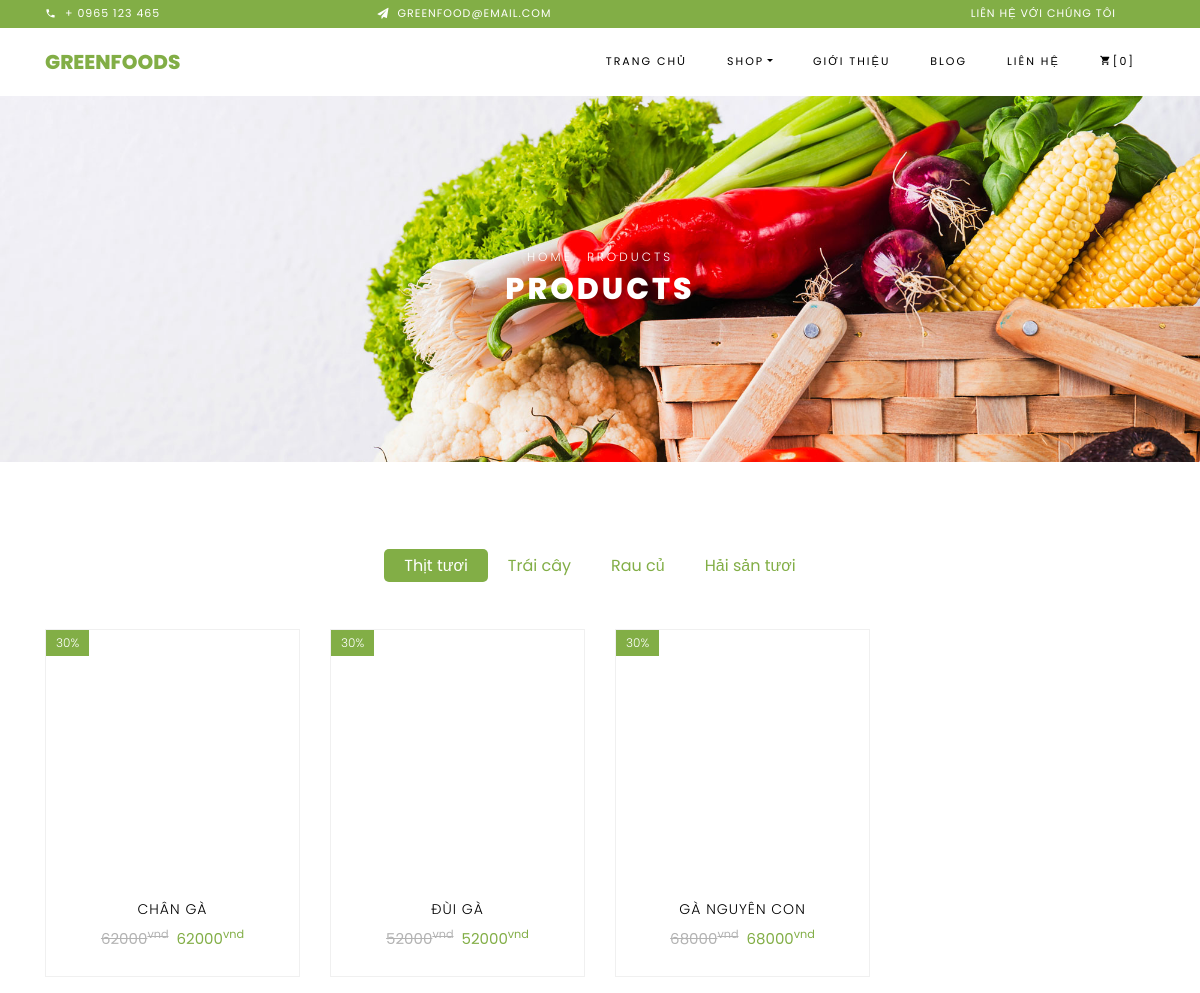
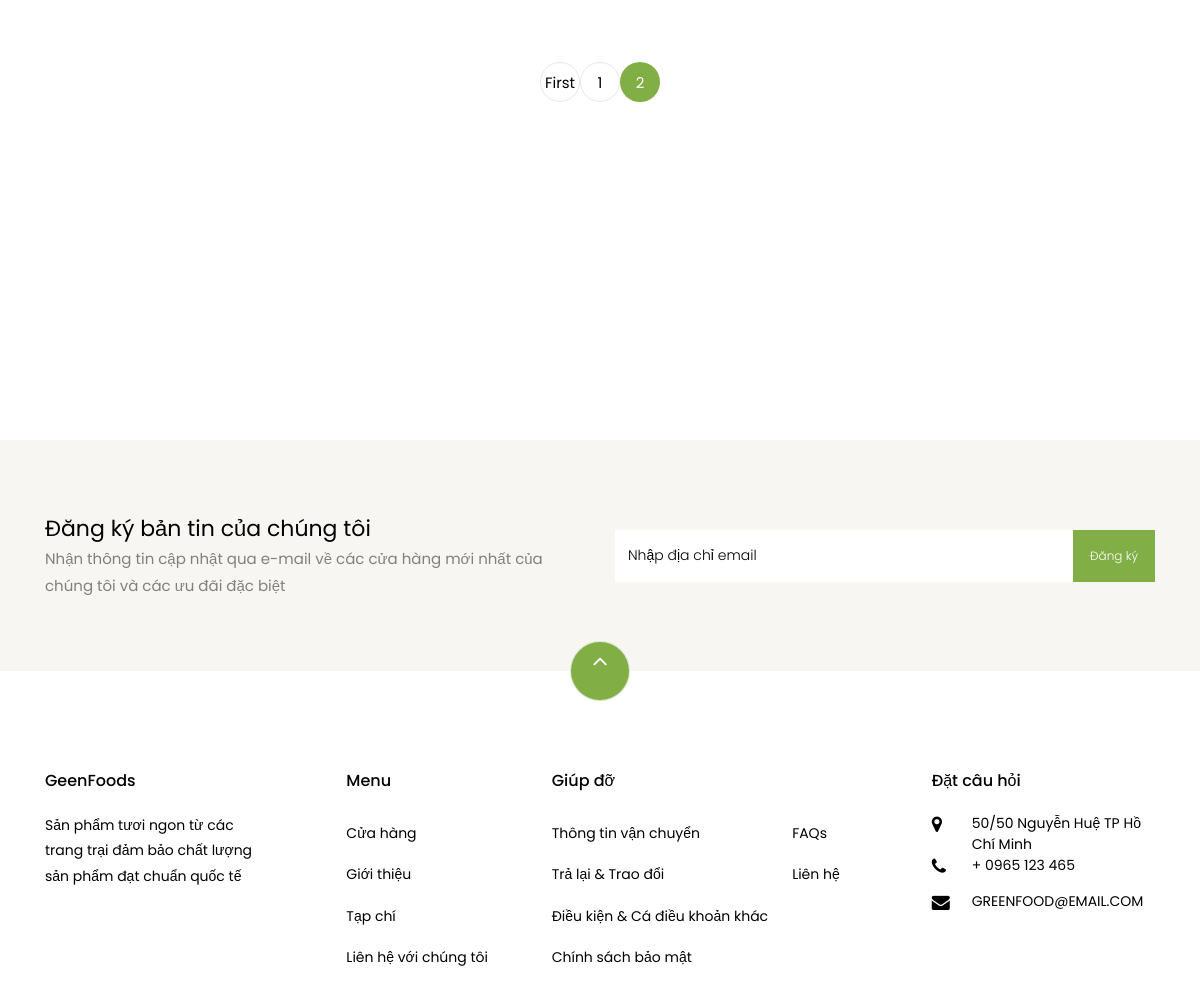
The page /product/shop/t=0/page=2 on the database its author committed (2 pictures, top to bottom).
### tables this page shows
CREATE TABLE `food` (
  `id` int(11) NOT NULL,
  `foodName` text NOT NULL,
  `categoryId` int(11) NOT NULL,
  `price` double NOT NULL,
  `foodDescription` text NOT NULL,
  `foodImage` text NOT NULL,
  `createDate` timestamp NOT NULL DEFAULT current_timestamp(),
  `updateDate` timestamp NOT NULL DEFAULT current_timestamp()
);

### mvc/core/Controller.php (called while the page is built, shortened)
<?php
class Controller
{
    public function view($view, $data = [])
    {
        require_once "./mvc/views/" . $view . ".php";
    }
}

### mvc/controllers/Product.php (called while the page is built, shortened)
<?php
class Product extends Controller
{
    function Shop()
    {
        $db = new Database();
        $food = new Food($db);
        $listFoodsByCategory = $food->getFoodListByCategoryId(-1, true);
        $this->view("layoutRoot", [
            "Page" => "shop",
            "FoodListByCategory" => $listFoodsByCategory
        ]);
    }
}

### mvc/core/App.php (called while the page is built, shortened)
<?php
class App
{
    protected $action = "Index";
    function __construct()
    {
        $arr = $this->UrlProcess();
        if (isset($arr[0]) && $arr[0] != "" && file_exists("./mvc/controllers/" . $arr[0] . ".php")) {
            unset($arr[0]);
        }
        $this->controller = new $this->controller;
        if (isset($arr[1])) {
            if (method_exists($this->controller, $arr[1])) {
                $this->action = $arr[1];
            }
            unset($arr[1]);
        }
        $this->params = $arr ? array_values($arr) : [];
        call_user_func_array([$this->controller, $this->action], $this->params);
    }
    function UrlProcess()
    {
        if (isset($_GET["url"])) {
            return explode("/", filter_var(trim($_GET["url"], "/")));
        }
    }
}

### index.php (called while the page is built, shortened)
<?php
$myApp = new App();

### mvc/config/dbhelper.php (called while the page is built, shortened)
<?php
function executeResult($sql, $isSingleRecord = false)
{
	$conn = mysqli_connect(HOST, USERNAME, PASSWORD, DATABASE);
	mysqli_set_charset($conn, 'utf8');
	$resultset = mysqli_query($conn, $sql);
	if ($isSingleRecord) {
		$data = mysqli_fetch_array($resultset, 1);
	} else {
		$data = [];
		while (($row = mysqli_fetch_array($resultset, 1)) != null) {
			$data[] = $row;
		}
	}
	return $data;
}

### mvc/models/Food.php (called while the page is built, shortened)
<?php
require_once "./mvc/config/dbhelper.php";
class Food
{
    public function getFoodListByCategoryId($categoryId, $isArrayMultiple = false)
    {
        if ($isArrayMultiple) {
            $query_get_all_category = "SELECT * FROM category";
            $array_id_category = executeResult($query_get_all_category);
            $multiCategories = array();
            $multiCategories['categoryName'] = array();
            $multiCategories['foodData'] = array();
            foreach ($array_id_category as $category) {
                array_push($multiCategories['categoryName'], $category['categoryName']);
                $query = "SELECT * FROM food WHERE categoryId = " . $category['id'];
                array_push($multiCategories['foodData'], executeResult($query));
            }
            return $multiCategories;
        }
        $query = "SELECT * FROM food WHERE categoryId = " . $categoryId . " ORDER BY categoryId DESC LIMIT 7";
        return executeResult($query);
    }
}

### mvc/views/components/user/food-item.php (the view, shortened to what this page needs)
<?php
echo "<div class='col-md-6 col-lg-3 ftco-animate'>";
echo "<div class='product'>";
echo "<a href='" . $base_url . "product/detail/" . $item['id'] . "' class='img-prod'><img class='img-fluid' accept='image/*' src='" . $base_url . $assets_url . "images/food/" . $item['foodImage'] . "' alt='Colorlib Template'>";
echo "<span class='status'>30%</span>";
echo "</a>";
echo "<div class='text py-3 pb-4 px-3 text-center'>";
echo "<h3><a href='" . $base_url . "product/detail/" . $item['id'] . "'>" . $item['foodName'] . "</a></h3>";
echo "<div class='d-flex'>";
echo "<div class='pricing'>";
echo "<p class='price'><span class='mr-2 price-dc'>" . $item['price'] . "<sup>vnd</sup></span><span class='price-sale'>" . $item['price'] . "<sup>vnd</sup></span></p>";
echo "</div>";
echo "</div>";
echo "</div>";
echo "</div>";
echo "</div>";

### mvc/views/pages/user/shop.php (shortened to what this page needs)
<?php
$array_url = explode("/", filter_var(trim($_GET["url"], "/")));
$tmpTab = $array_url[max(array_keys($array_url)) - 1];
$tabTypeIndex = max(array_keys(explode("t=", $tmpTab)));
if (count($array_url) > 2) {
    $tabType = explode("t=", $tmpTab)[$tabTypeIndex];
} else {
    $page = 1;
    $tabType = 0;
}
?>
<div class="hero-wrap hero-bread" style="background-image: url('<?php echo $base_url . $assets_url ?>images/bg_1.jpg');">
    <div class="container">
        <div class="row no-gutters slider-text align-items-center justify-content-center">
            <div class="col-md-9 ftco-animate text-center">
                <p class="breadcrumbs"><span class="mr-2"><a href="<?php echo $base_url ?>">Home</a></span> <span>Products</span></p>
                <h1 class="mb-0 bread">Products</h1>
            </div>
        </div>
    </div>
</div>
<section class="ftco-section">
    <div class="container">
        <div class="row justify-content-center">
            <div class="col-md-10 mb-5 text-center">
                <ul class="product-category nav nav-pills justify-content-center" role="tablist">
                    <?php
                    foreach ($_SESSION['FoodListByCategoryName']['categoryName'] as $key => $categoryName) {
                        if ($key == $tabType) {
                            $acticeState = "show active";
                        } else {
                            $acticeState = "";
                        }
                        echo "<li role='presentation'><a id='" . $key . "' class='" . $acticeState . "' href='#tab-" . $key . "'
                        onclick=\"window.location.href='" . $base_url . "product/shop/t=" . $key . "/page=" . "1" . "'\"
                        aria-controls='#tab-" . $key . "'
                        role='tab'
                        data-toggle='tab'>" . $categoryName . "</a></li>";
                    }
                    ?>
                </ul>
            </div>
        </div>
        <div class="tab-content">
            <?php $acticeState;
            foreach ($_SESSION['FoodListByCategoryName']['foodData'] as $key => $foodData) {
                if ($key == $tabType) {
                    $acticeState = "active";
                } else {
                    $acticeState = " ";
                }
                echo "<div role='tabpanel' class='tab-pane " . $acticeState . " ' id='tab-" . $key . "'>";
                echo "<div class='row'>";
                $datas = array_slice($foodData, $_SESSION['from_record_num'], $_SESSION['records_per_page']);
                foreach ($datas as $item) {
                    require "./mvc/views/components/user/food-item.php";
                }
                echo "</div>";
                require "./mvc/views/components/user/paging.php";
                echo "</div>";
            }
            ?>
        </div>
    </div>
</section>

### rows shown on the page
food: foodName "CHÂN GÀ", price "62000"
food: foodName "ĐÙI GÀ", price "52000"
food: foodName "GÀ NGUYÊN CON", price "68000"

### other values the page prints
$categoryName "Thịt tươi"
$categoryName "Trái cây"
$categoryName "Rau củ"
$categoryName "Hải sản tươi"
